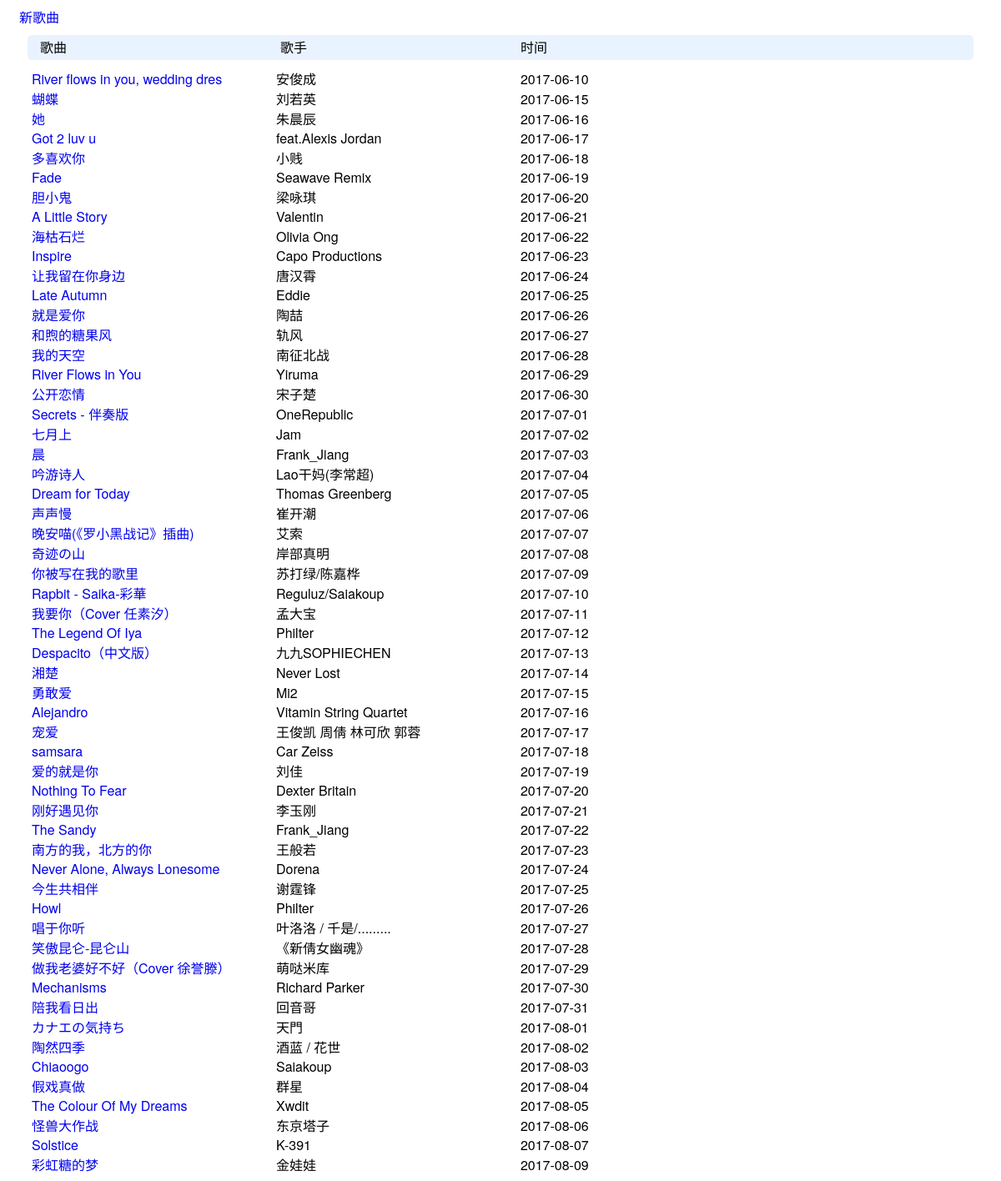
The page /list/index/ on the database as committed earlier.
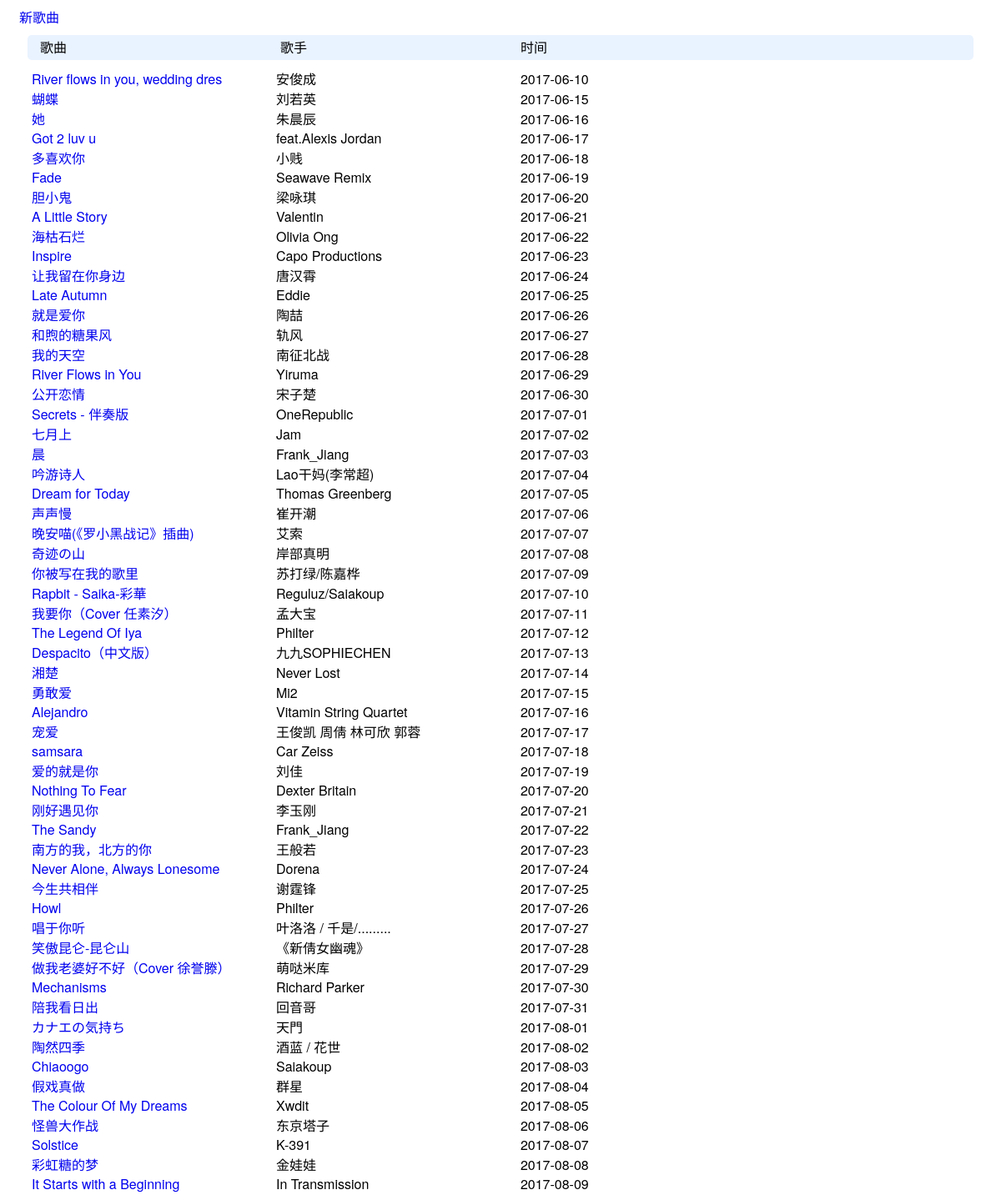
The same page on the database as committed later.
### list/models.py (models this page shows)
class Article(models.Model):
    song_name = models.CharField('歌名', max_length=32, null=False)
    singer = models.CharField('歌手', max_length=32, null=True)
    createTime = models.DateTimeField('添加时间', auto_now=True)

### list/views.py (the view)
def index(request):
    articles = models.Article.objects.all()
    return render(request, 'list/index.html', {'articles': articles})

### list/templates/list/index.html (shortened to what this page needs)
<!DOCTYPE html>
<html lang="en">
<head>
    <link href="https://cdn.bootcss.com/bootstrap/4.0.0-alpha.6/css/bootstrap-grid.css" rel="stylesheet">
</head>
<body>
    <div  class="col-md-12">
        <a href="{% url 'list:edit_page' 0 %}">新歌曲</a>  <br/>
        <div class="title">
            <span class="col-md-3 inline">歌曲</span>
            <span class="col-md-3 inline">歌手</span>
            <span class="col-md-4 inline">时间</span>
        </div>
    {% for article in articles %}
        <div>
            <a class="col-md-3 inline" href="{% url 'list:article_page' article.id %}">{{article.song_name }}</a>
            <span class="col-md-3 inline">{{article.singer }}</span>
            <span class="col-md-4 inline">{{article.createTime|date:"Y-m-d" }}</span>
        </div>
    {% endfor %}
    </div>
</body>
</html>

### list/templates/list/index.html (style rules this page uses)
body { font-family: "Helvetica Neue", Helvetica, Arial, sans-serif, '微软雅黑'; }
a { text-decoration: none; }
.inline { display: inline-block; }
.title { background-color: #e9f3ff; height: 30px; line-height: 30px; border-radius: 5px; margin: 10px; }

Rows that differ between the two databases and show on the page:
changed Article "彩虹糖的梦": createTime "2017-08-09" → "2017-08-08"
added Article: song_name "It Starts with a Beginning", singer "In Transmission", createTime "2017-08-09"
